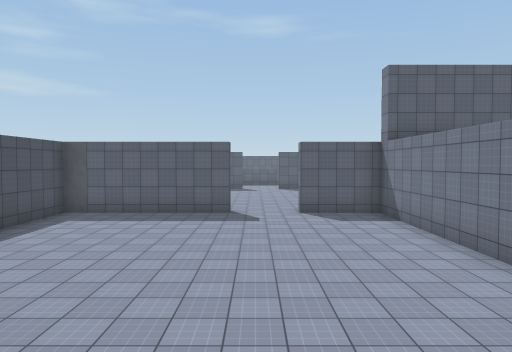
[1] (above)

21 first-person views from a walk through a Unity game level. The camera is 1.2 m above the floor, tilts 2° down and sees 70° across. The floor is counted in squares, 2 m on a side. Each view is taken from the middle of a square. On the plan, view 1 faces up. The plan holds only what a view shows up to about 10 squares ahead; the rest is blank. The place goes on beyond the plan. Some animated figures are not drawn. Door leaves are left out, so doorways stand open. Some surface patterns are stand-ins.

[2]
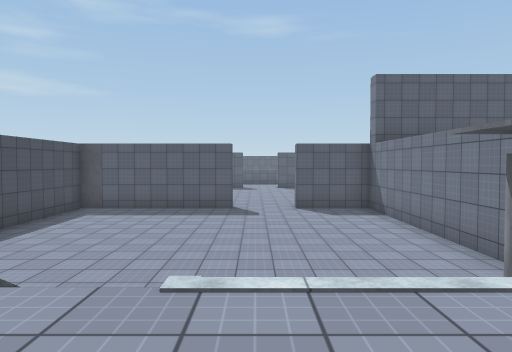

[3]
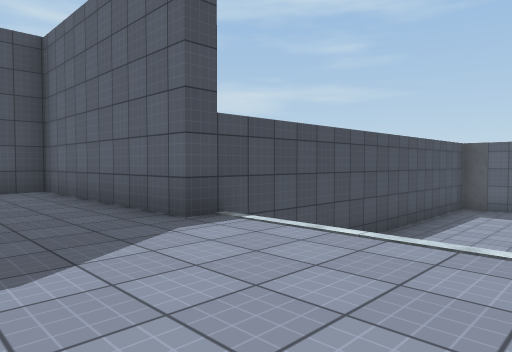

[4]
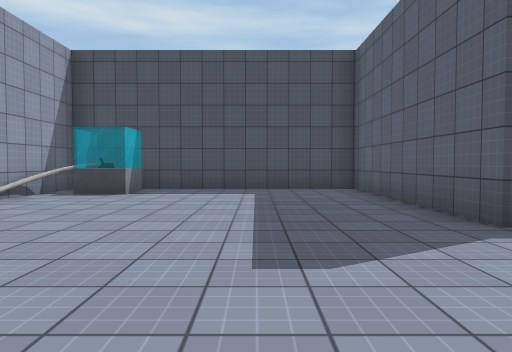

[5]
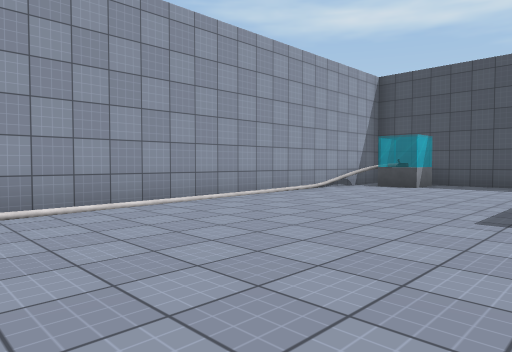

[6]
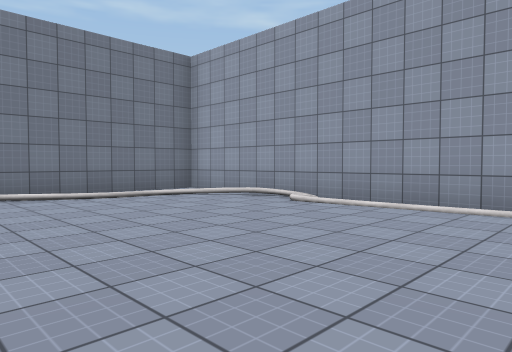

[7]
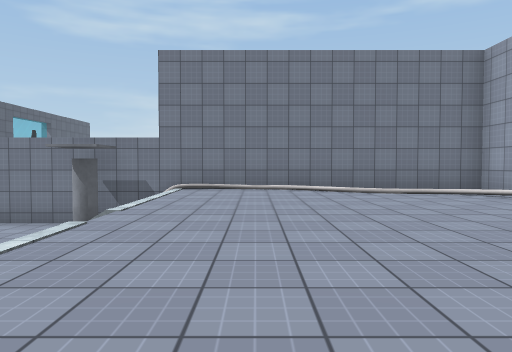

[8]
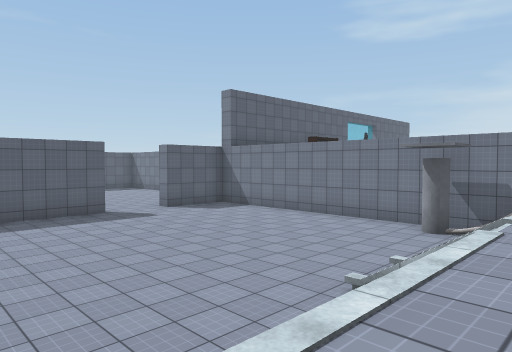

[9]
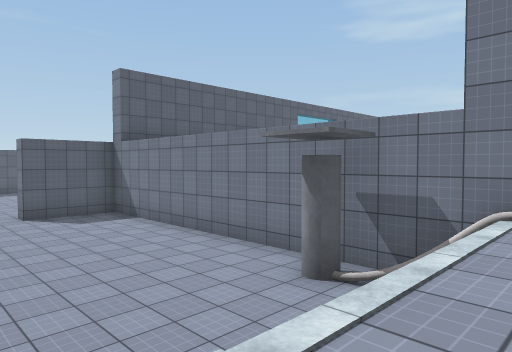

[10]
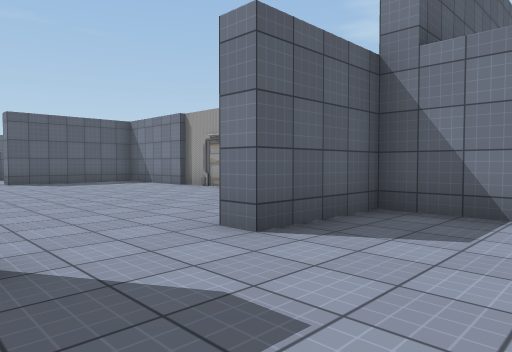

[11]
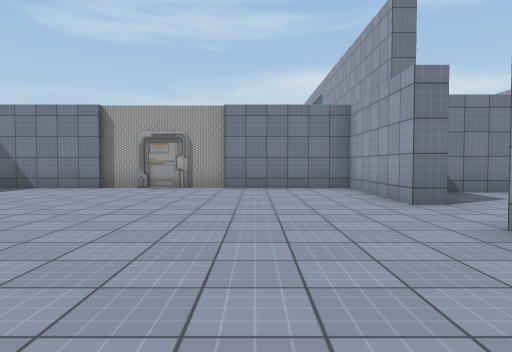

[12]
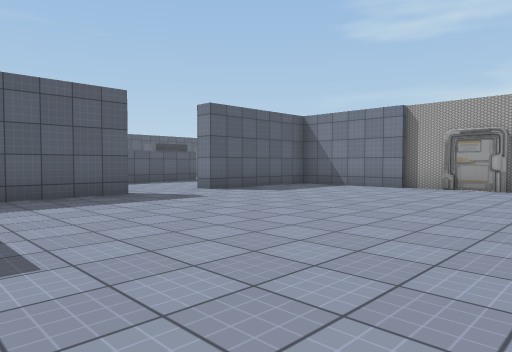

[13]
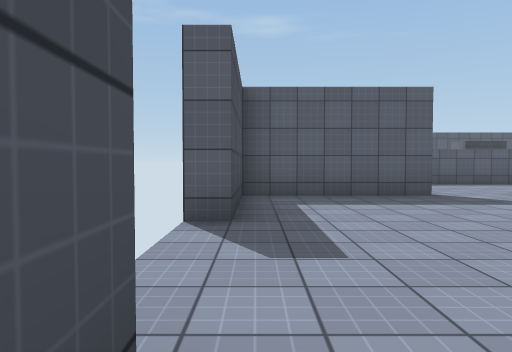

[14]
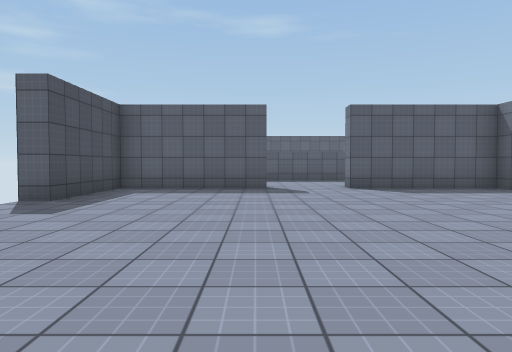

[15]
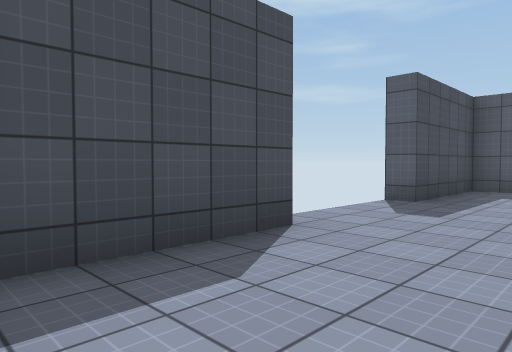

[16]
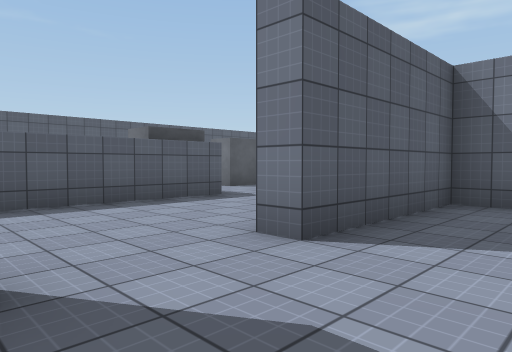

[17]
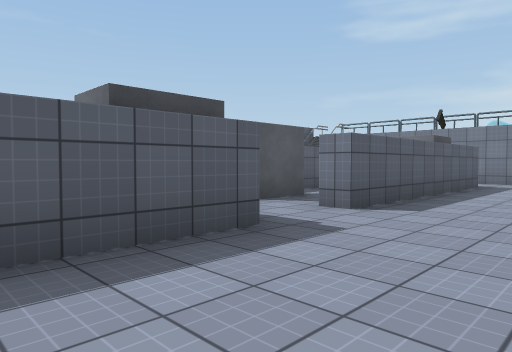

[18]
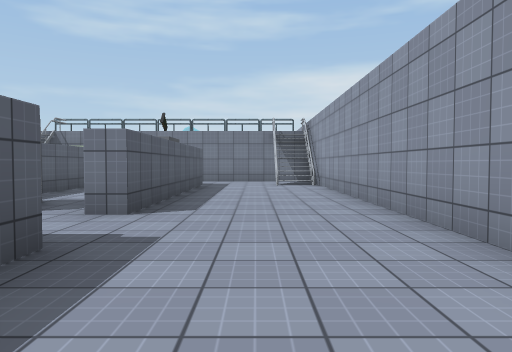

[19]
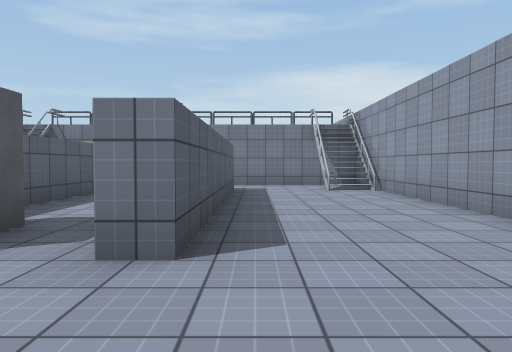

[20]
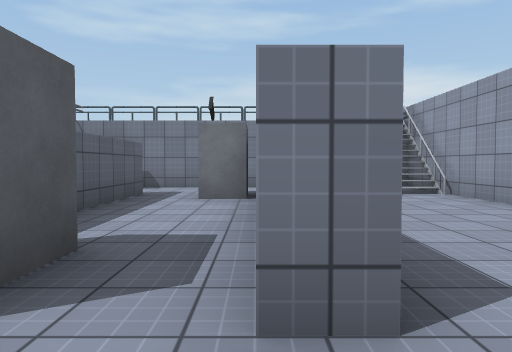

[21]
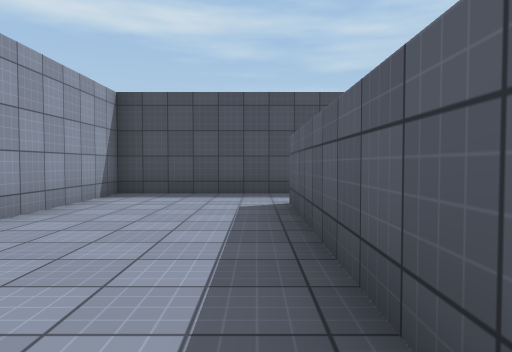

### Floor plan
Key: @ floor where view 1 was taken; # wall or solid block; x gap in a wall; . main floor; : floor 1.5 m higher than the main floor; + floor 1.75 m higher than the main floor; / step, stairs or slope; = window, fence, low wall or low ledge; O other object.
Columns run from 11 left of view 1 to 13 right of it. Each row starts with its distance up from view 1.
 27                         #
 26                  O ####.#
 25                 .....OO.#
 24       #..#####O..######.#
 23       #.................#
 22       #.................#
 21       #...............###
 20       #####..############
 19       #.........#
 18       #.........#
 17       x.........#
 16        .........#
 15        .........#
 14        .........#
 13       #.........#
 12       #.........#
 11       #.........#
 10      ######..####
  9      #.........#
  8      #.........#
  7      #.........#
  6      #.........#
  5      #.........#
  4      # ........#
  3      # .......##
  2      # .../...##
  1 ######////////##
  0 #::::::::::@:::#
 -1 #::::::::::::::#
 -2 #:::::::::::::+#
 -3 #::::::::::::::#
 -4 #::::::::::::::#
 -5 #O=::::::::::::#
 -6 ###:::##::###::#
 -7   ######### ####

Positions as (right, up) in squares from view 1, and headings:
1: (0, 0), facing up
2: (0, -1), facing up
3: (-2, -2), facing up-left
4: (-2, -2), facing left
5: (0, -1), facing down-left
6: (-4, -1), facing down-right
7: (-5, -1), facing right
8: (-5, 0), facing up-right
9: (-1, 0), facing up-right
10: (-1, 8), facing up-right
11: (-4, 13), facing right
12: (-4, 13), facing up-right
13: (-4, 13), facing up
14: (-1, 11), facing up
15: (-2, 11), facing up-left
16: (-1, 18), facing up-right
17: (1, 21), facing up-right
18: (1, 22), facing right
19: (3, 23), facing right
20: (4, 24), facing right
21: (3, 23), facing left
